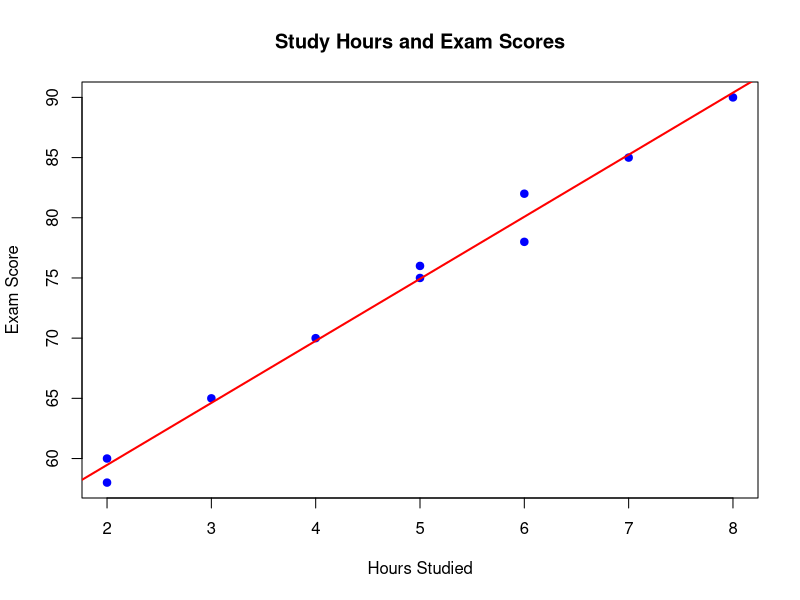

The R source for this figure:
 # Example paired numeric variables
hours_studied <- c(2, 3, 4, 5, 6, 7, 8, 2, 5, 6)
exam_scores <- c(60, 65, 70, 75, 78, 85, 90, 58, 76, 82)

# Scatterplot
plot(hours_studied, exam_scores,
     main = "Study Hours and Exam Scores",
     xlab = "Hours Studied",
     ylab = "Exam Score",
     pch = 19,
     col = "blue")

# Correlation coefficient
cor(hours_studied, exam_scores)

# Test for linear correlation
cor.test(hours_studied, exam_scores)

# Fit and add a simple linear regression line
model <- lm(exam_scores ~ hours_studied)
abline(model, col = "red", lwd = 2)

# View regression results
summary(model)
